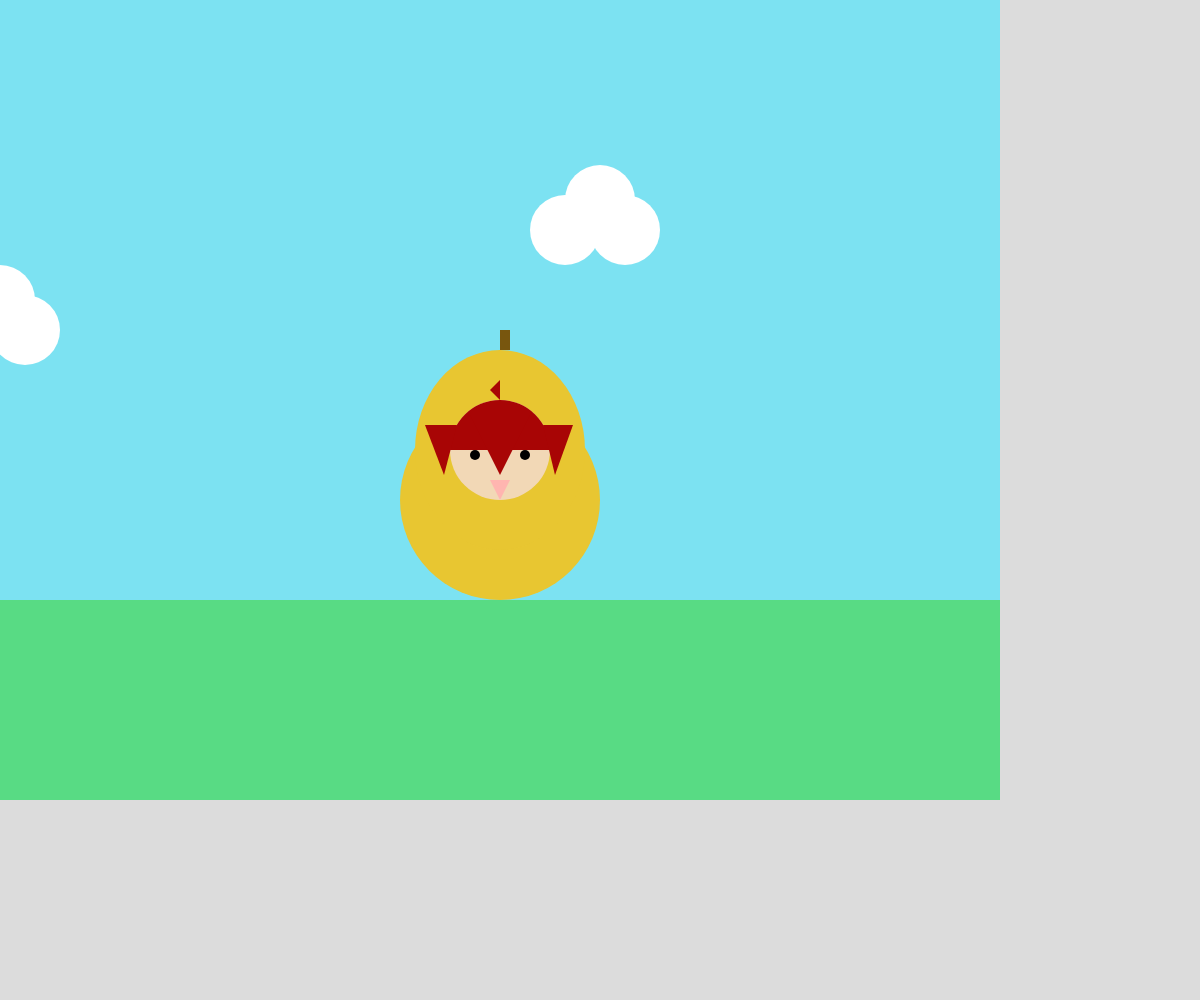
Frame 1 (no input)
Frame 60 (no input): identical to frame 1, image omitted
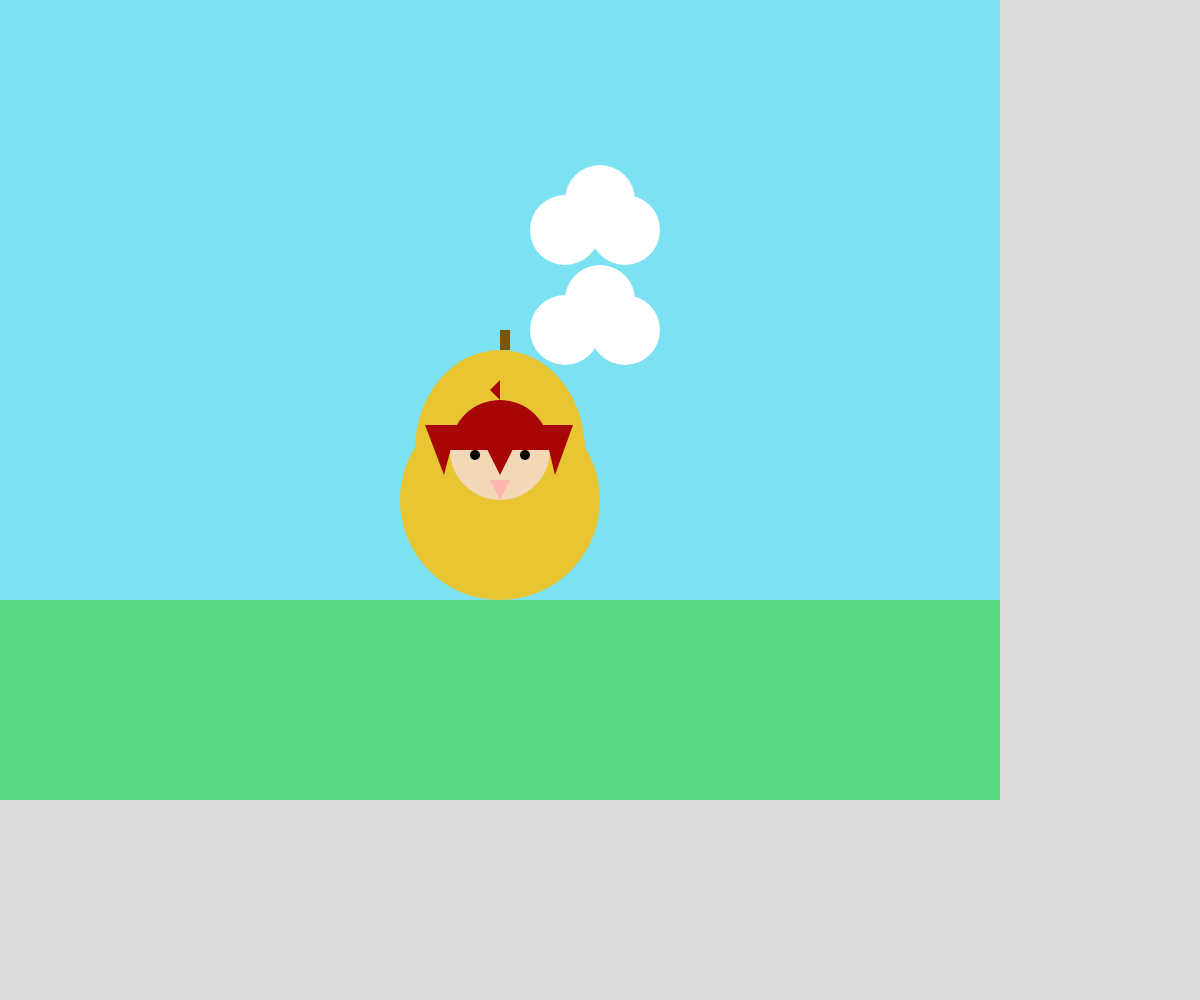
Frame 120 (the mouse pressed at the canvas centre since frame 60)

The p5.js sketch that drew these frames (run headless with seeded random() and noise() and a simulated clock; from frame 60 on, the mouse is pressed at the canvas centre):

// p5.js sketch
// ── sketch.js
// Project Title
// Your Name
// Date
//
// Extra for Experts:
// - describe what you did to take this project "above and beyond"


function setup() {
  createCanvas(windowWidth, windowHeight);
}

function draw() {
  background(220);
  noStroke();
  spring();
 
  
  
}
let cyrrentBack = 0;
function changeColor(){
  if(key === 'a' && keyIsPressed ){
    cyrrentBack++;
    if (cyrrentBack > 3){
      cyrrentBack = 0;
    }
  }
}

function keyPressed(){
  changeColor();
}






function spring(){
  //backround color
  fill(124, 226, 242);
  rect(0, 0, 1000, 800);
  fill(88, 219, 132);
  rect(0, 600, 1000, 200);

  //cloud
  fill(255, 255, 255);
  circle(600, 200, 70);
  circle(565, 230, 70);
  circle(625, 230, 70);

  circle(mouseX, 300, 70);
  circle(mouseX-35, 330, 70);
  circle(mouseX+25, 330, 70);


  //object
  //body
  fill(232, 198, 49);
  circle(500, 500, 200);
  ellipse(500, 450, 170, 200);

  fill(120, 86, 14);
  rect(500, 330, 10, 20);

  //face
  fill(242, 216, 182);
  circle(500, 450, 100);


  fill(255,181, 176);
  triangle(500, 500, 510, 480, 490, 480);

  fill(0);
  circle(525, 455, 10);
  circle(475, 455, 10);


//hair
 if (cyrrentBack === 0){
  fill(168, 5, 5);
 }
 else if (cyrrentBack === 1){
  fill(132, 240, 24);
 }
 else if (cyrrentBack === 2){
  fill(230, 156, 18);
 }
 else if (cyrrentBack === 3){
  fill(252, 249, 25);
 }
arc(500, 450, 100, 100, PI, 0 );
triangle(543, 425, 573, 425, 555, 475);
triangle(425, 425, 457, 425, 444, 475);
triangle(470, 415, 530, 415, 500, 475);
triangle(500, 400, 500, 380, 490, 390);
}




  
